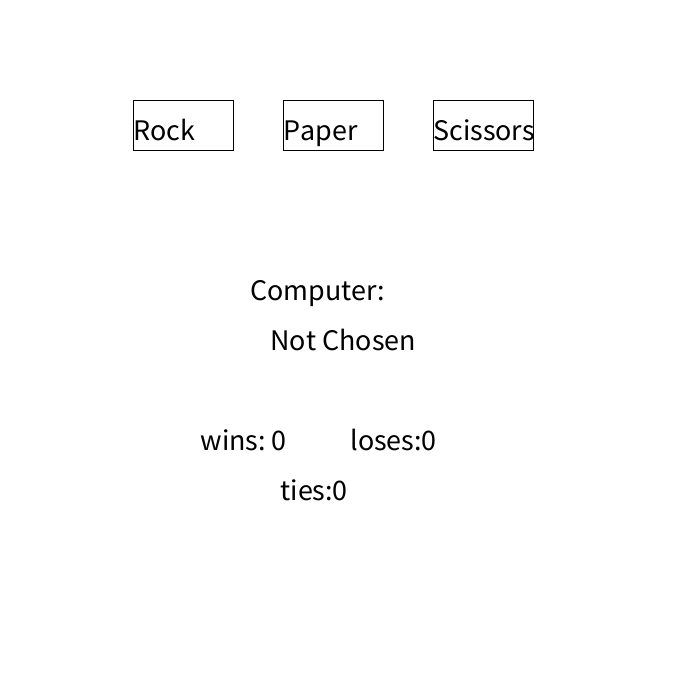
Frame 1 (no input)
Frame 60 (the mouse pressed at the canvas centre just before this capture): identical to frame 1, image omitted
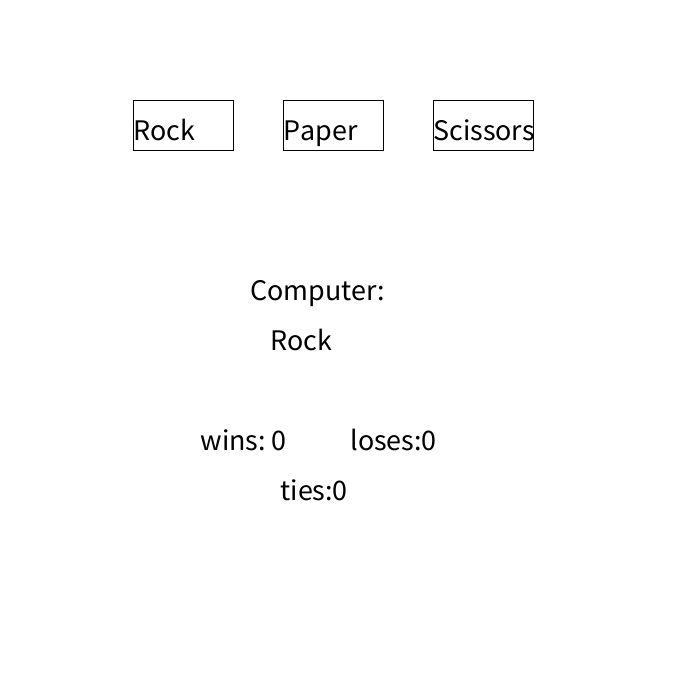
Frame 120 (the mouse held since frame 60 and released just before this capture)

The Processing sketch that drew these frames (run headless with seeded random() and noise(); from frame 60 on, the mouse is pressed at the canvas centre):

// Processing sketch: rock_paper_scissors
// ── rock_paper_scissors.pde
String userChoice = "Not chosen";
int rand;
String computerChoice = "Not Chosen";
int wins;
int loses;
int ties;
void setup() {
  size(700, 700);
  textSize(30);
}

void draw() {
  background(255);
  if (userChoice == "Rock") {
    fill(#e0eae0);
  } else {
    fill(255);
  }
  rect(width / 3 - 100, 100, 100, 50); // rock
  if (userChoice == "Paper") {
    fill(#d1e0d1);
  } else {
    fill(255);
  }
  rect(width / 3 + 50, 100, 100, 50); //paper
  if (userChoice == "Scissors") {
    fill(#c2d6c2);
  } else {
    fill(255);
  }
  rect(width / 3 + 200, 100, 100, 50); //scissors
  fill(0);
  text("Rock", width / 3 - 100, 140);
  text("Paper", width / 3 + 50, 140);
  text("Scissors", width / 3 + 200, 140);

  // computer
  text("Computer:", width / 2 - 100, 300);
  text(computerChoice, width / 2 - 80, 350);

  text("wins: " + wins, width/2 - 150, 450);
  text("loses:" + loses, width/2 - 0, 450);
  text("ties:" + ties, width/2 - 70, 500);
}

void mousePressed() {
  if (
    mouseX > width /3 - 100 &&
    mouseX < width / 3 &&
    mouseY > 100 && mouseY < 150) {
    userChoice = "Rock";
    rand = (int) random(3);
  } else if (
    mouseX > width / 3 + 50 &&
    mouseX < width / 3 + 150 &&
    mouseY > 100 && mouseY < 150
    ) {
    userChoice = "Paper";
    rand = (int) random(3);
  } else if (
    mouseX > width / 3 +200  &&
    mouseX < width / 3 +300 &&
    mouseY > 100 && mouseY < 150) {
    userChoice = "Scissors";
    rand = (int) random(3);
  } else {
    userChoice = "Not Chosen";
  }
  println(userChoice);
  println(rand);
  if (rand == 0) {
    computerChoice = "Rock";
  } else if (rand == 1) {
    computerChoice = "Paper";
  } else if (rand == 2) {
    computerChoice = "Scissors";
  } else {
    computerChoice = "Not Chosen";
  }
  
  if(userChoice == "Scissors" && computerChoice == "Paper"){
    wins = wins +1;
  }
    if(userChoice == "Paper" && computerChoice == "Scissors"){
    loses = loses +1 ;
  }
    if(userChoice == "Paper" && computerChoice == "Rock"){
    wins = wins +1;
  }
  if(userChoice == "Rock" && computerChoice == "Paper"){
    loses = loses +1 ;
  }
  if(userChoice == "Rock" && computerChoice == "Scissors"){
    wins = wins +1;
  }
  if(userChoice == "Scissors" && computerChoice == "Rock"){
    loses = loses +1 ;
  }
  if(userChoice == "Rock" && computerChoice == "Rock"){
    ties = ties +1 ;
  }
  if(userChoice == "Paper" && computerChoice == "Paper"){
    ties = ties +1 ;
  }
  if(userChoice == "Scissors" && computerChoice == "Scissors"){
    ties = ties +1 ;
  }
}
